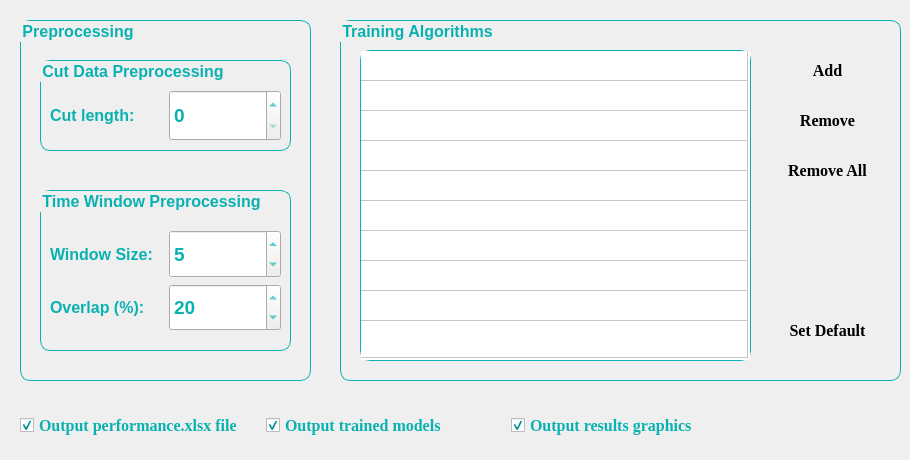
        <widget class="QWidget" name="Tab2">
         <attribute name="title">
          <string>Parameters setting</string>
         </attribute>
         <widget class="QGroupBox" name="algorithms">
          <property name="geometry">
           <rect>
            <x>340</x>
            <y>20</y>
            <width>561</width>
            <height>361</height>
           </rect>
          </property>
          <property name="sizePolicy">
           <sizepolicy hsizetype="Expanding" vsizetype="Expanding">
            <horstretch>0</horstretch>
            <verstretch>0</verstretch>
           </sizepolicy>
          </property>
          <property name="font">
           <font>
            <family>Segoe UI</family>
            <pointsize>12</pointsize>
            <weight>75</weight>
            <bold>true</bold>
           </font>
          </property>
          <property name="styleSheet">
           <string notr="true">QGroupBox {
    border: 1px solid rgb(9, 177, 177);
	color: rgb(9, 177, 177);
	border-radius: 10px; 
}</string>
          </property>
          <property name="title">
           <string>Training Algorithms</string>
          </property>
          <property name="alignment">
           <set>Qt::AlignLeading|Qt::AlignLeft|Qt::AlignVCenter</set>
          </property>
          <widget class="QTableWidget" name="algorithms_table">
           <property name="geometry">
            <rect>
             <x>20</x>
             <y>30</y>
             <width>391</width>
             <height>311</height>
            </rect>
           </property>
           <property name="sizePolicy">
            <sizepolicy hsizetype="Expanding" vsizetype="Expanding">
             <horstretch>1</horstretch>
             <verstretch>1</verstretch>
            </sizepolicy>
           </property>
           <property name="font">
            <font>
             <pointsize>10</pointsize>
             <weight>75</weight>
             <bold>true</bold>
            </font>
           </property>
           <property name="styleSheet">
            <string notr="true">border: 1px solid rgb(9, 177, 177);
color: rgb(9, 177, 177);
border-radius: 10px; </string>
           </property>
           <property name="frameShape">
            <enum>QFrame::StyledPanel</enum>
           </property>
           <property name="lineWidth">
            <number>1</number>
           </property>
           <property name="dragEnabled">
            <bool>false</bool>
           </property>
           <property name="alternatingRowColors">
            <bool>false</bool>
           </property>
           <property name="gridStyle">
            <enum>Qt::SolidLine</enum>
           </property>
           <property name="sortingEnabled">
            <bool>false</bool>
           </property>
           <property name="rowCount">
            <number>10</number>
           </property>
           <property name="columnCount">
            <number>1</number>
           </property>
           <attribute name="horizontalHeaderVisible">
            <bool>false</bool>
           </attribute>
           <attribute name="horizontalHeaderCascadingSectionResizes">
            <bool>true</bool>
           </attribute>
           <attribute name="horizontalHeaderDefaultSectionSize">
            <number>150</number>
           </attribute>
           <attribute name="horizontalHeaderMinimumSectionSize">
            <number>25</number>
           </attribute>
           <attribute name="horizontalHeaderShowSortIndicator" stdset="0">
            <bool>false</bool>
           </attribute>
           <attribute name="horizontalHeaderStretchLastSection">
            <bool>true</bool>
           </attribute>
           <attribute name="verticalHeaderVisible">
            <bool>false</bool>
           </attribute>
           <attribute name="verticalHeaderCascadingSectionResizes">
            <bool>true</bool>
           </attribute>
           <attribute name="verticalHeaderDefaultSectionSize">
            <number>30</number>
           </attribute>
           <attribute name="verticalHeaderHighlightSections">
            <bool>false</bool>
           </attribute>
           <attribute name="verticalHeaderMinimumSectionSize">
            <number>24</number>
           </attribute>
           <attribute name="verticalHeaderShowSortIndicator" stdset="0">
            <bool>false</bool>
           </attribute>
           <attribute name="verticalHeaderStretchLastSection">
            <bool>true</bool>
           </attribute>
           <row/>
           <row/>
           <row/>
           <row/>
           <row/>
           <row/>
           <row/>
           <row/>
           <row/>
           <row/>
           <column/>
          </widget>
          <widget class="QPushButton" name="add_algorithm">
           <property name="geometry">
            <rect>
             <x>427</x>
             <y>30</y>
             <width>121</width>
             <height>41</height>
            </rect>
           </property>
           <property name="sizePolicy">
            <sizepolicy hsizetype="Expanding" vsizetype="Expanding">
             <horstretch>1</horstretch>
             <verstretch>1</verstretch>
            </sizepolicy>
           </property>
           <property name="font">
            <font>
             <family>Times New Roman</family>
             <pointsize>12</pointsize>
             <weight>75</weight>
             <bold>true</bold>
            </font>
           </property>
           <property name="layoutDirection">
            <enum>Qt::LeftToRight</enum>
           </property>
           <property name="styleSheet">
            <string notr="true">QPushButton{
	color: rgb(0, 0, 0);
	border-width: 1px;
	border-radius: 10px;
	padding: 5px;
	background: qradialgradient(
        cx: 0.3, cy: -0.4, fx: 0.3, fy: -0.4,
        radius: 1.35, stop: 0 #fff, stop: 1 #888
        );
}

QPushButton:pressed {
    background-color: rgb(5, 112, 112);
}

QPushButton:hover:!pressed{
     background-color: rgb(85, 121, 124);
 }
</string>
           </property>
           <property name="text">
            <string>Add</string>
           </property>
          </widget>
          <widget class="QPushButton" name="remove_algorithm">
           <property name="geometry">
            <rect>
             <x>427</x>
             <y>80</y>
             <width>121</width>
             <height>41</height>
            </rect>
           </property>
           <property name="sizePolicy">
            <sizepolicy hsizetype="Expanding" vsizetype="Expanding">
             <horstretch>1</horstretch>
             <verstretch>1</verstretch>
            </sizepolicy>
           </property>
           <property name="font">
            <font>
             <family>Times New Roman</family>
             <pointsize>12</pointsize>
             <weight>75</weight>
             <bold>true</bold>
            </font>
           </property>
           <property name="layoutDirection">
            <enum>Qt::LeftToRight</enum>
           </property>
           <property name="styleSheet">
            <string notr="true">QPushButton{
	color: rgb(0, 0, 0);
	border-width: 1px;
	border-radius: 10px;
	padding: 5px;
	background: qradialgradient(
        cx: 0.3, cy: -0.4, fx: 0.3, fy: -0.4,
        radius: 1.35, stop: 0 #fff, stop: 1 #888
        );
}

QPushButton:pressed {
    background-color: rgb(5, 112, 112);
}

QPushButton:hover:!pressed{
     background-color: rgb(85, 121, 124);
 }
</string>
           </property>
           <property name="text">
            <string>Remove</string>
           </property>
          </widget>
          <widget class="QPushButton" name="remove_all_algorithms">
           <property name="geometry">
            <rect>
             <x>427</x>
             <y>130</y>
             <width>121</width>
             <height>41</height>
            </rect>
           </property>
           <property name="sizePolicy">
            <sizepolicy hsizetype="Expanding" vsizetype="Expanding">
             <horstretch>1</horstretch>
             <verstretch>1</verstretch>
            </sizepolicy>
           </property>
           <property name="font">
            <font>
             <family>Times New Roman</family>
             <pointsize>12</pointsize>
             <weight>75</weight>
             <bold>true</bold>
            </font>
           </property>
           <property name="layoutDirection">
            <enum>Qt::LeftToRight</enum>
           </property>
           <property name="styleSheet">
            <string notr="true">QPushButton{
	color: rgb(0, 0, 0);
	border-width: 1px;
	border-radius: 10px;
	padding: 5px;
	background: qradialgradient(
        cx: 0.3, cy: -0.4, fx: 0.3, fy: -0.4,
        radius: 1.35, stop: 0 #fff, stop: 1 #888
        );
}

QPushButton:pressed {
    background-color: rgb(5, 112, 112);
}

QPushButton:hover:!pressed{
     background-color: rgb(85, 121, 124);
 }
</string>
           </property>
           <property name="text">
            <string>Remove All</string>
           </property>
          </widget>
          <widget class="QPushButton" name="set_default">
           <property name="geometry">
            <rect>
             <x>427</x>
             <y>290</y>
             <width>121</width>
             <height>41</height>
            </rect>
           </property>
           <property name="sizePolicy">
            <sizepolicy hsizetype="Expanding" vsizetype="Expanding">
             <horstretch>0</horstretch>
             <verstretch>0</verstretch>
            </sizepolicy>
           </property>
           <property name="font">
            <font>
             <family>Times New Roman</family>
             <pointsize>12</pointsize>
             <weight>75</weight>
             <bold>true</bold>
            </font>
           </property>
           <property name="styleSheet">
            <string notr="true">QPushButton{
	color: rgb(0, 0, 0);
	border-width: 1px;
	border-radius: 10px;
	padding: 5px;
	background: qradialgradient(
        cx: 0.3, cy: -0.4, fx: 0.3, fy: -0.4,
        radius: 1.35, stop: 0 #fff, stop: 1 #888
        );
}

QPushButton:pressed {
    background-color: rgb(5, 112, 112);
}

QPushButton:hover:!pressed{
     background-color: rgb(85, 121, 124);
 }
</string>
           </property>
           <property name="text">
            <string>Set Default</string>
           </property>
          </widget>
         </widget>
         <widget class="QGroupBox" name="Preprocessing">
          <property name="geometry">
           <rect>
            <x>20</x>
            <y>20</y>
            <width>291</width>
            <height>361</height>
           </rect>
          </property>
          <property name="sizePolicy">
           <sizepolicy hsizetype="Expanding" vsizetype="Expanding">
            <horstretch>0</horstretch>
            <verstretch>0</verstretch>
           </sizepolicy>
          </property>
          <property name="font">
           <font>
            <family>Segoe UI</family>
            <pointsize>12</pointsize>
            <weight>75</weight>
            <bold>true</bold>
           </font>
          </property>
          <property name="styleSheet">
           <string notr="true">QGroupBox {
    border: 1px solid rgb(9, 177, 177);
	color: rgb(9, 177, 177);
	border-radius: 10px; 
}</string>
          </property>
          <property name="title">
           <string>Preprocessing</string>
          </property>
          <property name="alignment">
           <set>Qt::AlignLeading|Qt::AlignLeft|Qt::AlignVCenter</set>
          </property>
          <widget class="QGroupBox" name="Time_window">
           <property name="geometry">
            <rect>
             <x>20</x>
             <y>170</y>
             <width>251</width>
             <height>161</height>
            </rect>
           </property>
           <property name="sizePolicy">
            <sizepolicy hsizetype="Expanding" vsizetype="Expanding">
             <horstretch>0</horstretch>
             <verstretch>0</verstretch>
            </sizepolicy>
           </property>
           <property name="font">
            <font>
             <family>Segoe UI</family>
             <pointsize>12</pointsize>
             <weight>75</weight>
             <bold>true</bold>
            </font>
           </property>
           <property name="styleSheet">
            <string notr="true">QGroupBox {
    border: 1px solid rgb(9, 177, 177);
	color: rgb(9, 177, 177);
	border-radius: 10px; 
}</string>
           </property>
           <property name="title">
            <string>Time Window Preprocessing</string>
           </property>
           <property name="alignment">
            <set>Qt::AlignLeading|Qt::AlignLeft|Qt::AlignVCenter</set>
           </property>
           <widget class="QWidget" name="layoutWidget_12">
            <property name="geometry">
             <rect>
              <x>10</x>
              <y>40</y>
              <width>231</width>
              <height>101</height>
             </rect>
            </property>
            <layout class="QGridLayout" name="gridLayout_4">
             <item row="0" column="0">
              <widget class="QLabel" name="window_size_text">
               <property name="sizePolicy">
                <sizepolicy hsizetype="Expanding" vsizetype="Expanding">
                 <horstretch>0</horstretch>
                 <verstretch>0</verstretch>
                </sizepolicy>
               </property>
               <property name="font">
                <font>
                 <family>Segoe UI</family>
                 <pointsize>12</pointsize>
                 <weight>75</weight>
                 <bold>true</bold>
                </font>
               </property>
               <property name="styleSheet">
                <string notr="true">color: rgb(9, 177, 177);
</string>
               </property>
               <property name="text">
                <string>Window Size:</string>
               </property>
              </widget>
             </item>
             <item row="0" column="1">
              <widget class="QSpinBox" name="window_size">
               <property name="enabled">
                <bool>true</bool>
               </property>
               <property name="sizePolicy">
                <sizepolicy hsizetype="Expanding" vsizetype="Expanding">
                 <horstretch>0</horstretch>
                 <verstretch>0</verstretch>
                </sizepolicy>
               </property>
               <property name="font">
                <font>
                 <family>Segoe UI</family>
                 <pointsize>14</pointsize>
                 <weight>75</weight>
                 <bold>true</bold>
                </font>
               </property>
               <property name="styleSheet">
                <string notr="true">color: rgb(9, 177, 177);
</string>
               </property>
               <property name="wrapping">
                <bool>false</bool>
               </property>
               <property name="readOnly">
                <bool>false</bool>
               </property>
               <property name="accelerated">
                <bool>false</bool>
               </property>
               <property name="minimum">
                <number>1</number>
               </property>
               <property name="value">
                <number>5</number>
               </property>
              </widget>
             </item>
             <item row="1" column="0">
              <widget class="QLabel" name="window_overlap_text">
               <property name="sizePolicy">
                <sizepolicy hsizetype="Expanding" vsizetype="Expanding">
                 <horstretch>0</horstretch>
                 <verstretch>0</verstretch>
                </sizepolicy>
               </property>
               <property name="font">
                <font>
                 <family>Segoe UI</family>
                 <pointsize>12</pointsize>
                 <weight>75</weight>
                 <bold>true</bold>
                </font>
               </property>
               <property name="styleSheet">
                <string notr="true">color: rgb(9, 177, 177);
</string>
               </property>
               <property name="text">
                <string>Overlap (%):</string>
               </property>
              </widget>
             </item>
             <item row="1" column="1">
              <widget class="QSpinBox" name="window_overlap">
               <property name="sizePolicy">
                <sizepolicy hsizetype="Expanding" vsizetype="Expanding">
                 <horstretch>0</horstretch>
                 <verstretch>0</verstretch>
                </sizepolicy>
               </property>
               <property name="font">
                <font>
                 <family>Segoe UI</family>
                 <pointsize>14</pointsize>
                 <weight>75</weight>
                 <bold>true</bold>
                </font>
               </property>
               <property name="styleSheet">
                <string notr="true">color: rgb(9, 177, 177);
</string>
               </property>
               <property name="minimum">
                <number>1</number>
               </property>
               <property name="value">
                <number>20</number>
               </property>
              </widget>
             </item>
            </layout>
           </widget>
          </widget>
          <widget class="QGroupBox" name="Cut_data">
           <property name="geometry">
            <rect>
             <x>20</x>
             <y>40</y>
             <width>251</width>
             <height>91</height>
            </rect>
           </property>
           <property name="sizePolicy">
            <sizepolicy hsizetype="Expanding" vsizetype="Expanding">
             <horstretch>0</horstretch>
             <verstretch>0</verstretch>
            </sizepolicy>
           </property>
           <property name="font">
            <font>
             <family>Segoe UI</family>
             <pointsize>12</pointsize>
             <weight>75</weight>
             <bold>true</bold>
            </font>
           </property>
           <property name="styleSheet">
            <string notr="true">QGroupBox {
    border: 1px solid rgb(9, 177, 177);
	color: rgb(9, 177, 177);
	border-radius: 10px; 
}</string>
           </property>
           <property name="title">
            <string>Cut Data Preprocessing</string>
           </property>
           <property name="alignment">
            <set>Qt::AlignLeading|Qt::AlignLeft|Qt::AlignVCenter</set>
           </property>
           <widget class="QWidget" name="layoutWidget_13">
            <property name="geometry">
             <rect>
              <x>10</x>
              <y>30</y>
              <width>231</width>
              <height>51</height>
             </rect>
            </property>
            <layout class="QGridLayout" name="gridLayout_7">
             <item row="0" column="0">
              <widget class="QLabel" name="cut_length_label">
               <property name="sizePolicy">
                <sizepolicy hsizetype="Expanding" vsizetype="Expanding">
                 <horstretch>0</horstretch>
                 <verstretch>0</verstretch>
                </sizepolicy>
               </property>
               <property name="font">
                <font>
                 <family>Segoe UI</family>
                 <pointsize>12</pointsize>
                 <weight>75</weight>
                 <bold>true</bold>
                </font>
               </property>
               <property name="styleSheet">
                <string notr="true">color: rgb(9, 177, 177);
</string>
               </property>
               <property name="text">
                <string>Cut length:</string>
               </property>
              </widget>
             </item>
             <item row="0" column="1">
              <widget class="QSpinBox" name="cut_length">
               <property name="enabled">
                <bool>true</bool>
               </property>
               <property name="sizePolicy">
                <sizepolicy hsizetype="Expanding" vsizetype="Expanding">
                 <horstretch>0</horstretch>
                 <verstretch>0</verstretch>
                </sizepolicy>
               </property>
               <property name="font">
                <font>
                 <family>Segoe UI</family>
                 <pointsize>14</pointsize>
                 <weight>75</weight>
                 <bold>true</bold>
                </font>
               </property>
               <property name="styleSheet">
                <string notr="true">color: rgb(9, 177, 177);
</string>
               </property>
               <property name="wrapping">
                <bool>false</bool>
               </property>
               <property name="readOnly">
                <bool>false</bool>
               </property>
               <property name="accelerated">
                <bool>false</bool>
               </property>
               <property name="minimum">
                <number>0</number>
               </property>
               <property name="maximum">
                <number>999</number>
               </property>
               <property name="value">
                <number>0</number>
               </property>
              </widget>
             </item>
            </layout>
           </widget>
          </widget>
         </widget>
         <widget class="QWidget" name="layoutWidget_14">
          <property name="geometry">
           <rect>
            <x>20</x>
            <y>400</y>
            <width>731</width>
            <height>51</height>
           </rect>
          </property>
          <layout class="QGridLayout" name="gridLayout_5">
           <item row="0" column="0">
            <widget class="QCheckBox" name="output_performance">
             <property name="sizePolicy">
              <sizepolicy hsizetype="Expanding" vsizetype="Fixed">
               <horstretch>0</horstretch>
               <verstretch>0</verstretch>
              </sizepolicy>
             </property>
             <property name="font">
              <font>
               <family>Times New Roman</family>
               <pointsize>12</pointsize>
               <weight>75</weight>
               <bold>true</bold>
              </font>
             </property>
             <property name="styleSheet">
              <string notr="true">color: rgb(9, 177, 177);</string>
             </property>
             <property name="text">
              <string>Output performance.xlsx file</string>
             </property>
             <property name="checked">
              <bool>true</bool>
             </property>
            </widget>
           </item>
           <item row="0" column="1">
            <widget class="QCheckBox" name="output_trained_models">
             <property name="sizePolicy">
              <sizepolicy hsizetype="Expanding" vsizetype="Fixed">
               <horstretch>0</horstretch>
               <verstretch>0</verstretch>
              </sizepolicy>
             </property>
             <property name="font">
              <font>
               <family>Times New Roman</family>
               <pointsize>12</pointsize>
               <weight>75</weight>
               <bold>true</bold>
              </font>
             </property>
             <property name="styleSheet">
              <string notr="true">color: rgb(9, 177, 177);</string>
             </property>
             <property name="text">
              <string>Output trained models</string>
             </property>
             <property name="checked">
              <bool>true</bool>
             </property>
            </widget>
           </item>
           <item row="0" column="2">
            <widget class="QCheckBox" name="output_results_graphics">
             <property name="sizePolicy">
              <sizepolicy hsizetype="Expanding" vsizetype="Fixed">
               <horstretch>0</horstretch>
               <verstretch>0</verstretch>
              </sizepolicy>
             </property>
             <property name="font">
              <font>
               <family>Times New Roman</family>
               <pointsize>12</pointsize>
               <weight>75</weight>
               <bold>true</bold>
              </font>
             </property>
             <property name="styleSheet">
              <string notr="true">color: rgb(9, 177, 177);</string>
             </property>
             <property name="text">
              <string>Output results graphics</string>
             </property>
             <property name="checked">
              <bool>true</bool>
             </property>
            </widget>
           </item>
          </layout>
         </widget>
        </widget>
